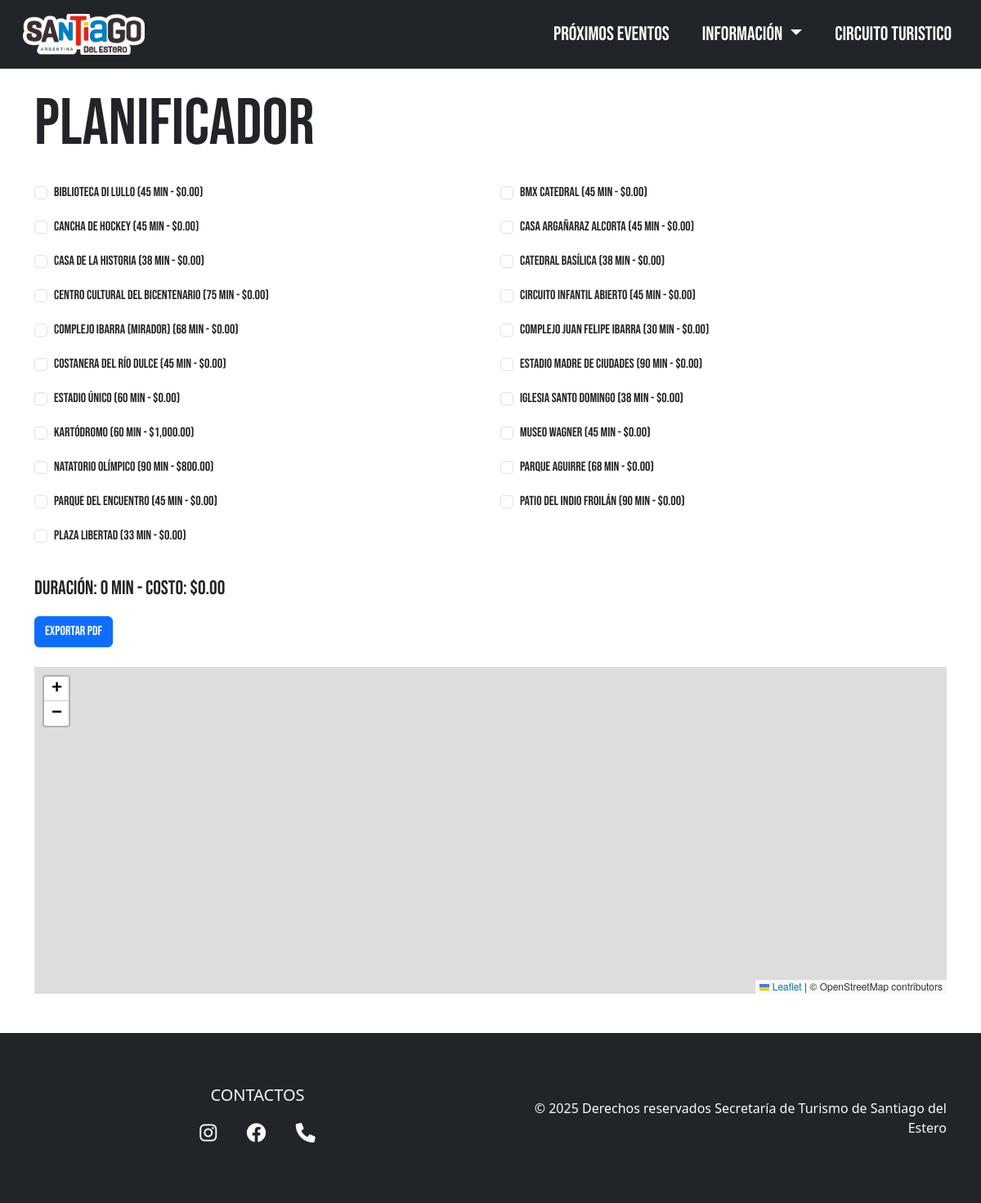
/planificador.php, run on an earlier commit of the app's database.
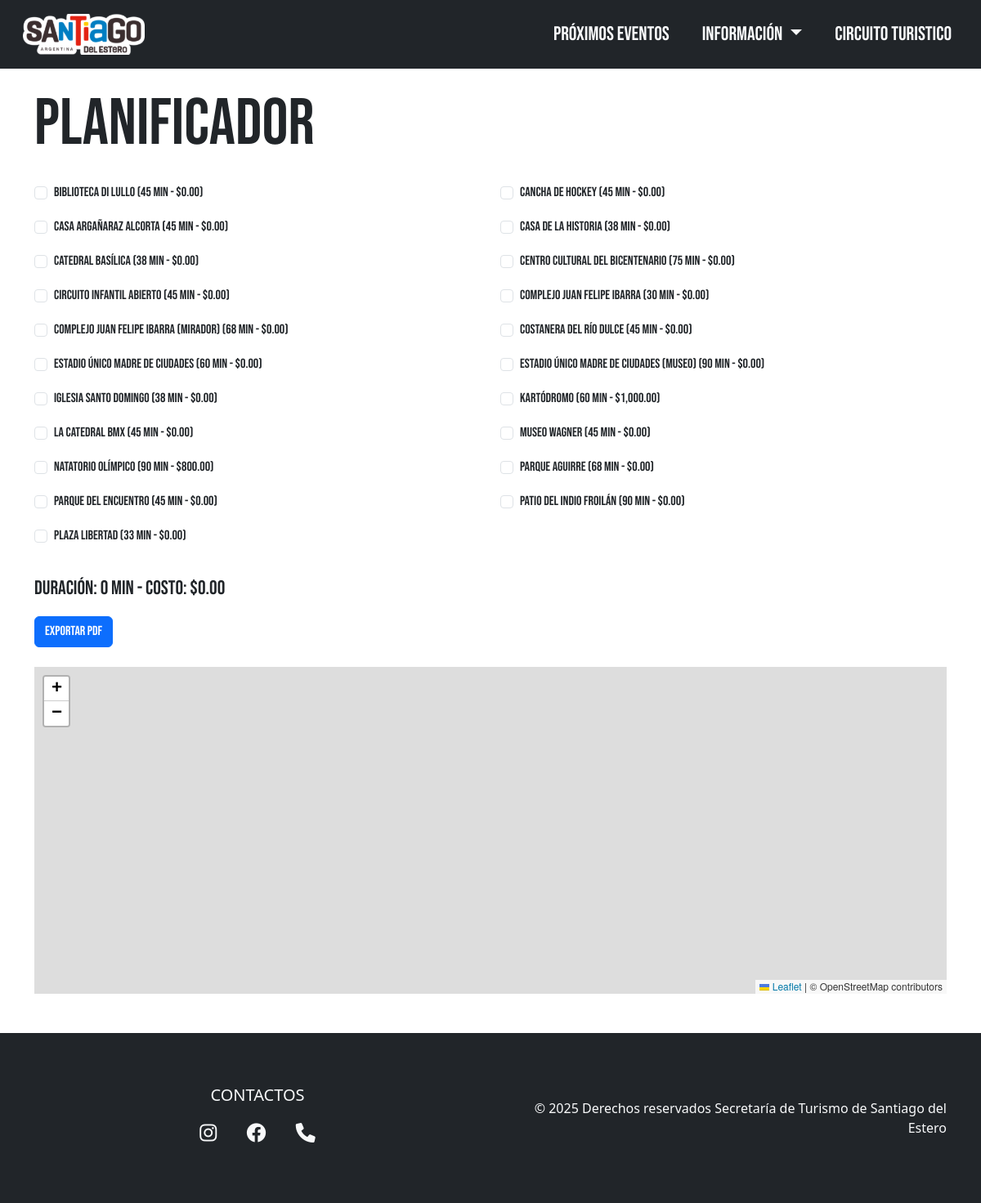
And on a later commit of the database.
### tables this page shows
CREATE TABLE destinos (
    id INT AUTO_INCREMENT PRIMARY KEY,
    nombre VARCHAR(255) NOT NULL,
    descripcion TEXT,
    horario VARCHAR(100),
    costo DECIMAL(10,2),
    duracion INT,
    duracion_texto VARCHAR(50),
    costo_texto VARCHAR(100),
    accesibilidad VARCHAR(50),
    imagen VARCHAR(255),
    enlace VARCHAR(255),
    latitud DECIMAL(10,6),
    longitud DECIMAL(10,6),
    categoria VARCHAR(100),
    CONSTRAINT uniq_destino_nombre UNIQUE (nombre)
);

### lib/helpers.php (called while the page is built, shortened)
<?php
function fetchUniqueDestinos(PDO $pdo, string $categoria = ''): array
{
    $sql = "SELECT d.*
            FROM destinos d
            INNER JOIN (
              SELECT MIN(id) AS id
              FROM destinos
              GROUP BY nombre
            ) uniq ON uniq.id = d.id";
    $params = [];
    $sql .= " ORDER BY d.nombre";
    $stmt = $pdo->prepare($sql);
    $stmt->execute($params);
    return $stmt->fetchAll();
}

### planificador.php (the view, shortened to what this page needs)
<?php
require_once __DIR__ . '/db.php';
require_once __DIR__ . '/lib/helpers.php';
$destinos = fetchUniqueDestinos($pdo);
?>
<!DOCTYPE html>
<html lang="es">
<head>
  <link rel="stylesheet" href="https://unpkg.com/leaflet@1.9.4/dist/leaflet.css" />
</head>
<body class="bg-body bebas-neue-regular">
  <header class="pb-2">
  </header>
  <main class="container pt-5 mt-5 mb-5">
    <h1 class="mb-4" style="font-size: 5em;">Planificador</h1>
    <form id="formDestinos" method="post" action="generar_pdf.php">
      <div class="row">
        <?php foreach ($destinos as $d): ?>
          <div class="col-md-6 mb-3">
            <div class="form-check">
              <input class="form-check-input" type="checkbox" value="<?= $d['id'] ?>" id="dest<?= $d['id'] ?>" name="destinos[]" data-costo="<?= $d['costo'] ?>" data-duracion="<?= $d['duracion'] ?>" data-lat="<?= $d['latitud'] ?>" data-lon="<?= $d['longitud'] ?>">
              <label class="form-check-label" for="dest<?= $d['id'] ?>">
                <?= htmlspecialchars($d['nombre']) ?> (<?= (int)$d['duracion'] ?> min - $<?= number_format($d['costo'], 2) ?>)
              </label>
            </div>
          </div>
        <?php endforeach; ?>
      </div>
      <p id="infoTotales" class="fs-4 mt-3">Duración: 0 min - Costo: $0.00</p>
      <button type="submit" class="btn btn-primary">Exportar PDF</button>
    </form>
    <div id="map" style="height: 400px" class="mt-4"></div>
  </main>
</body>
</html>

What changed in the data, as far as the page shows it:
changed destinos "Complejo Juan Felipe Ibarra": moves up the list
changed destinos: nombre "Complejo Ibarra (mirador)" → "Complejo Juan Felipe Ibarra (mirador)"
changed destinos: nombre "Estadio Único" → "Estadio Único Madre de Ciudades"; moves up the list
changed destinos: nombre "Estadio Madre de Ciudades" → "Estadio Único Madre de Ciudades (museo)"
changed destinos: nombre "BMX Catedral" → "La Catedral BMX"; moves down the list
